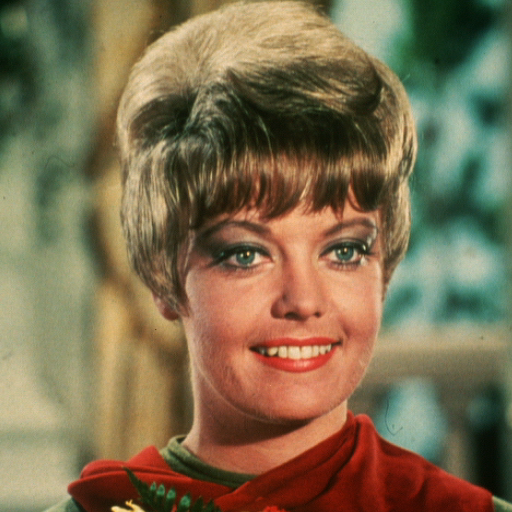
%> input picture input/Original.bmp, 512 x 512 px
$ octave Performace_Metrics.m   (GNU Octave 9; MATLAB toolbox functions it lacks are replaced by stand-ins)
%> lines starting %> are read from the running program, lines starting %| are printed output that depends on the picture
%......................................................................
%                      PERFORMANCE METICES                            |
%.....................................................................|
% ENTROPY | PEAK SIGNAL TO NOISE RATIO (PSNR) | SIGNAL TO NOISE RATIO |
% MEAN ABSOLUTE ERROR (MAE) | MEAN SQUARE ERROR (MSE)| CORRELATION    |
% ROOT MEAN SQUARE ERROR (RMSE) | STRUCTURAL SIMILARITY INDEX (SSIM)  |
%       STANDARD DEVIATION (SD) | PERCENTAGE FIT ERROR (PFE)          |
%.....................................................................|

%%%%%%%%%%%%%%%%%%% START OF THE PROGRAM %%%%%%%%%%%%%%%%%%%%%%%%%
% // Free all allocated spaces from The System Memory
clear;
% // Read the Distorted and Enhanced Images from he Given Paths
Ori_Img = imread('input/Original.bmp');
%> Ori_Img is the input picture: size 512x512x3 uint8; mean R, G, B 125.9, 110.1, 79.8
Enc_Img = imread('input/Restored.bmp');
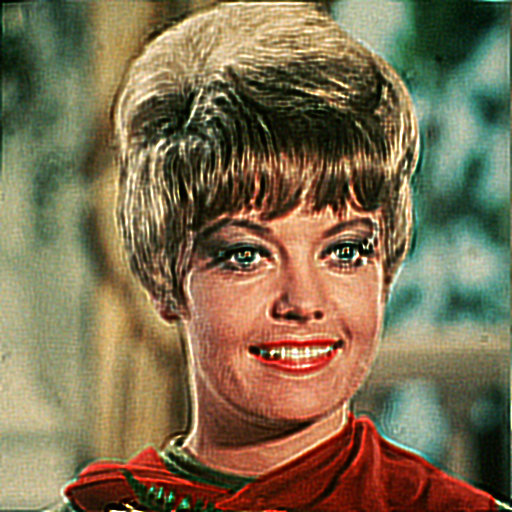
%> input picture input/Restored.bmp, 512 x 512 px
%> Enc_Img is the input picture: size 512x512x3 uint8; mean R, G, B 126, 110.1, 79.9

% // Extract [R, G, B] Channels of The Distorted & Enhanced Images
Ori_ImgR = Ori_Img(:, :, 1);
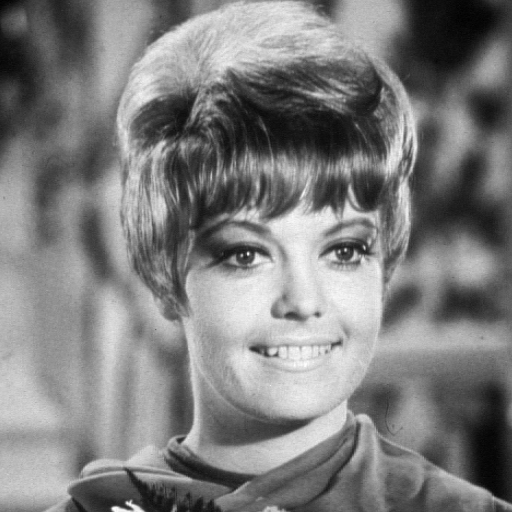
%> Ori_ImgR: size 512x512 uint8; min 0, max 255, mean 125.9
Ori_ImgG = Ori_Img(:, :, 2);
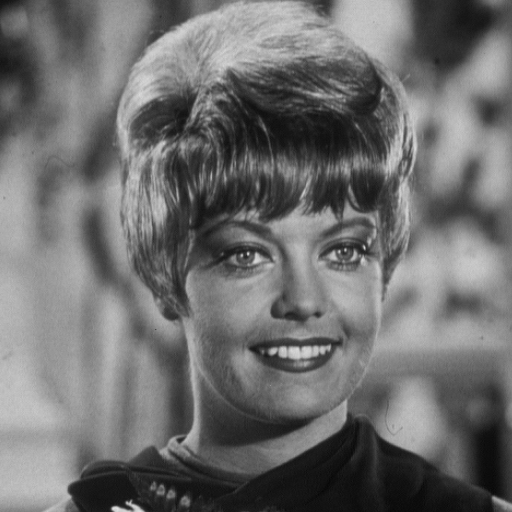
%> Ori_ImgG: size 512x512 uint8; min 6, max 225, mean 110.1
Ori_ImgB = Ori_Img(:, :, 3);
Enc_ImgR = Enc_Img(:, :, 1);
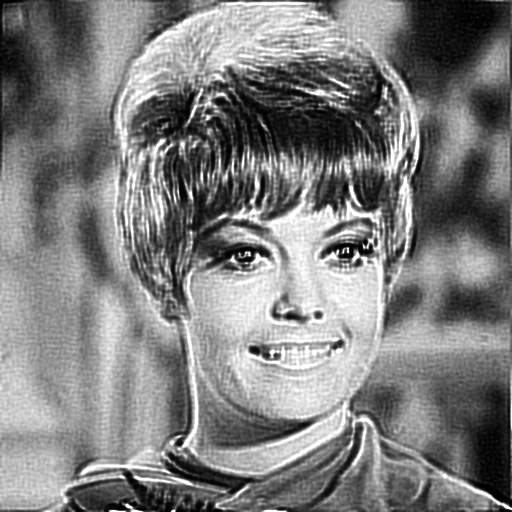
%> Enc_ImgR: size 512x512 uint8; min 0, max 255, mean 126
Enc_ImgG = Enc_Img(:, :, 2);
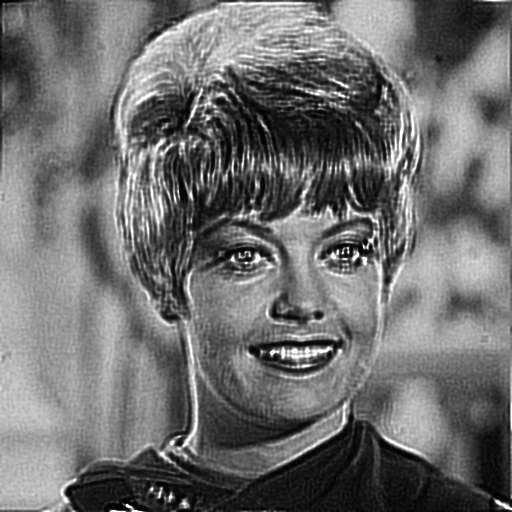
%> Enc_ImgG: size 512x512 uint8; min 0, max 255, mean 110.1
Enc_ImgB = Enc_Img(:, :, 3);
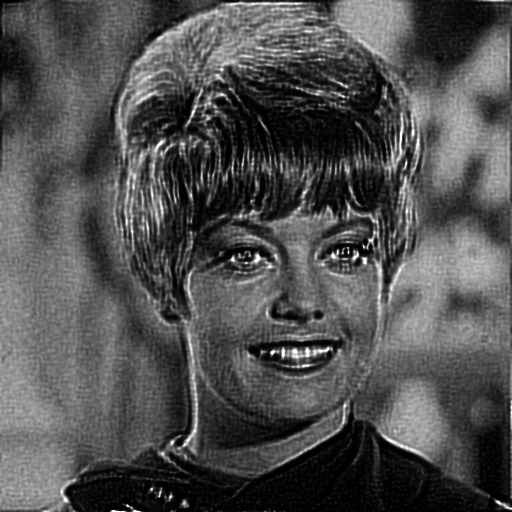
%> Enc_ImgB: size 512x512 uint8; min 0, max 255, mean 79.9

%%%%%%%%%%%%%%%%%%%%%%%%% ENTROPY %%%%%%%%%%%%%%%%%%%%%%%%%%%%%%%%
% // Compute Entropy of The Enhanced Image.
Enpy = entropy(Enc_Img);
%> Enpy = 7.81
%%%%%%%%%%%%%%%%%%%%%%%%%%%% END %%%%%%%%%%%%%%%%%%%%%%%%%%%%%%%%%

%%%%%%%%%%%%%%%%%%%%%%%% PSNR & SNR %%%%%%%%%%%%%%%%%%%%%%%%%%%%%%
% // Measure PSNR & SNR of Restored Image w.r.t Original Image
[peaksnr, snr] = psnr(Enc_Img, Ori_Img);
%> peaksnr = 20.92; snr = 14.27
%%%%%%%%%%%%%%%%%%%%%%%%%%% END %%%%%%%%%%%%%%%%%%%%%%%%%%%%%%%%%%

%%%%%%%%%%%%%%%%%%%%%%%%%%% SSIM %%%%%%%%%%%%%%%%%%%%%%%%%%%%%%%%%
% // SSIM values and SSIM Maps for Restored Image w.r.t Original Image
[ssiVal, ssiMap] = ssim(Enc_Img, Ori_Img);
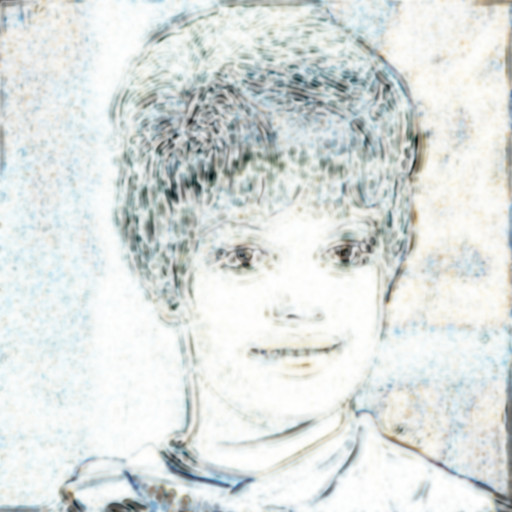
%> ssiMap: size 512x512x3 double; mean R, G, B 0.796, 0.825, 0.814; drawn with min black and max white
%> ssiVal = 0.812
%%%%%%%%%%%%%%%%%%%%%%%%%%%%% END %%%%%%%%%%%%%%%%%%%%%%%%%%%%%%%%

%%%%%%%%%%%%%%%%%%%%%%%%%% MAE, MSE & RMSE %%%%%%%%%%%%%%%%%%%%%%%
% // Size of The Input Image
N = size(Ori_Img);
%> N = [512 512 3]

% // Converts Intensity Values to Double Precision
Ori_ImgR = double(Ori_ImgR);
%> Ori_ImgR: size 512x512 double
Ori_ImgG = double(Ori_ImgG);
%> Ori_ImgG: size 512x512 double
Ori_ImgB = double(Ori_ImgB);
%> Ori_ImgB: size 512x512 double
Enc_ImgR = double(Enc_ImgR);
%> Enc_ImgR: size 512x512 double
Enc_ImgG = double(Enc_ImgG);
%> Enc_ImgG: size 512x512 double
Enc_ImgB = double(Enc_ImgB);
%> Enc_ImgB: size 512x512 double

% // Calculate Mean Absolute Error of Each Channel [R, G, B]
maeR = sum(abs(Enc_ImgR(:) - Ori_ImgR(:)))/(N(1) * N(2));
%> maeR = 16.77
maeG = sum(abs(Enc_ImgG(:) - Ori_ImgG(:)))/(N(1) * N(2));
%> maeG = 14.38
maeB = sum(abs(Enc_ImgB(:) - Ori_ImgB(:)))/(N(1) * N(2));
%> maeB = 13.23

% // Calculate Mean Square Error of Each Channel [R, G, B]
mseR = sum((Enc_ImgR(:) - Ori_ImgR(:)).^2)/(N(1) * N(2));
%> mseR = 648.7
mseG = sum((Enc_ImgG(:) - Ori_ImgG(:)).^2)/(N(1) * N(2));
%> mseG = 515.1
mseB = sum((Enc_ImgB(:) - Ori_ImgB(:)).^2)/(N(1) * N(2));
%> mseB = 412.8

% // Compute Final  MAE  and MSE By Taking Average of All Three.
mae = (maeR + maeG + maeB)/3;
%> mae = 14.79
mse = (mseR + mseG + mseB)/3 ;
%> mse = 525.5

% // Root Mean Squre Error by Taking Squre Root of MSE
rmse = sqrt(mse);
%> rmse = 22.92
%%%%%%%%%%%%%%%%%%%%%%%%%%%%% END %%%%%%%%%%%%%%%%%%%%%%%%%%%%%%%

%%%%%%%%%%%%%%%%%%%%%% STANDARD DEVIATION %%%%%%%%%%%%%%%%%%%%%%%
% // Evaluate Mean Values of [R, G, B] Frames for SD Computation
meanR = mean2(Enc_ImgR);
%> meanR = 126
meanG = mean2(Enc_ImgG);
%> meanG = 110.1
meanB = mean2(Enc_ImgB);
%> meanB = 79.87

% // Calculate Variance of Each Channel [R, G, B]
varR = sum((Enc_ImgR(:) - meanR).^2)/(N(1) * N(2));
%> varR = 4171.4
varG = sum((Enc_ImgG(:) - meanG).^2)/(N(1) * N(2));
%> varG = 3170.9
varB = sum((Enc_ImgB(:) - meanB).^2)/(N(1) * N(2));
%> varB = 2372.9

% // Compute Standard Deviation By Taking Square Root of Variance.
sdR = sqrt(varR);
%> sdR = 64.59
sdG = sqrt(varG);
%> sdG = 56.31
sdB = sqrt(varB);
%> sdB = 48.71
sd = (sdR+sdG+sdB)/3;
%> sd = 56.54
%%%%%%%%%%%%%%%%%%%%%%%%%%%%% END %%%%%%%%%%%%%%%%%%%%%%%%%%%%%%%

%%%%%%%%%%%%%%%%%%%%%%% FIT ERROR %%%%%%%%%%%%%%%%%%%%%%%%%%%%%%%
% // Calculate Individual PFE of Each Channel w.r.t. Distorted Image
pfeR = norm(Ori_ImgR - Enc_ImgR)/norm(Ori_ImgR);
%> pfeR = 0.0427
pfeG = norm(Ori_ImgG - Enc_ImgG)/norm(Ori_ImgG);
%> pfeG = 0.0448
pfeB = norm(Ori_ImgB - Enc_ImgB)/norm(Ori_ImgB);
%> pfeB = 0.052

% // Average PFE of Three Channels are Normalized between [0-100]
pfe = (pfeR + pfeG +pfeB)*100/3;
%> pfe = 4.65
%%%%%%%%%%%%%%%%%%%%%%%%%%%%%%%%%%%%%%%%%%%%%%%%%%%%%%%%%%%%%%%%%

%%%%%%%%%%%%%%%%%%%%%%% CORRELATION %%%%%%%%%%%%%%%%%%%%%%%%%%%%%
% // Find Correlation Betn Channels of Enhanced and Distorted Images
corR = corr2(Enc_ImgR, Ori_ImgR);
%> corR = 0.919
corG = corr2(Enc_ImgG, Ori_ImgG);
%> corG = 0.915
corB = corr2(Enc_ImgB, Ori_ImgB);
%> corB = 0.909

% // Correlation By Taking Avg. of Three Correlation Values
cor = (corR + corG + corB)/3;
%> cor = 0.915
%%%%%%%%%%%%%%%%%%%%%%%%%%% END %%%%%%%%%%%%%%%%%%%%%%%%%%%%%%%%%

%%%%%%%%%%%%%%%%%% END OF THE PROGRAM %%%%%%%%%%%%%%%%%%%%%%%%%%%
